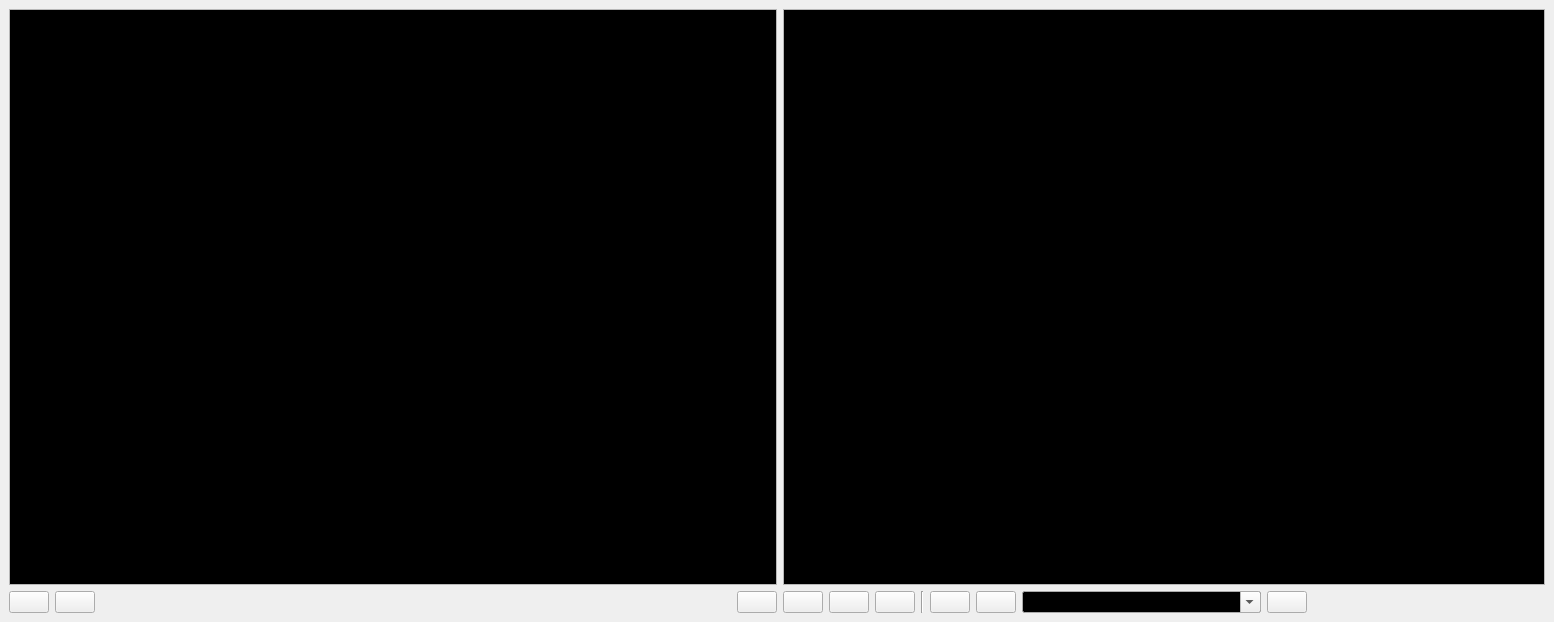
<?xml version="1.0" encoding="UTF-8"?>
<ui version="4.0">
 <class>MainWindow</class>
 <widget class="QMainWindow" name="MainWindow">
  <property name="geometry">
   <rect>
    <x>0</x>
    <y>0</y>
    <width>1554</width>
    <height>617</height>
   </rect>
  </property>
  <property name="palette">
   <palette>
    <active>
     <colorrole role="Text">
      <brush brushstyle="SolidPattern">
       <color alpha="255">
        <red>255</red>
        <green>255</green>
        <blue>255</blue>
       </color>
      </brush>
     </colorrole>
     <colorrole role="Base">
      <brush brushstyle="SolidPattern">
       <color alpha="255">
        <red>0</red>
        <green>0</green>
        <blue>0</blue>
       </color>
      </brush>
     </colorrole>
    </active>
    <inactive>
     <colorrole role="Text">
      <brush brushstyle="SolidPattern">
       <color alpha="255">
        <red>255</red>
        <green>255</green>
        <blue>255</blue>
       </color>
      </brush>
     </colorrole>
     <colorrole role="Base">
      <brush brushstyle="SolidPattern">
       <color alpha="255">
        <red>0</red>
        <green>0</green>
        <blue>0</blue>
       </color>
      </brush>
     </colorrole>
    </inactive>
    <disabled>
     <colorrole role="Text">
      <brush brushstyle="SolidPattern">
       <color alpha="255">
        <red>169</red>
        <green>167</green>
        <blue>167</blue>
       </color>
      </brush>
     </colorrole>
     <colorrole role="Base">
      <brush brushstyle="SolidPattern">
       <color alpha="255">
        <red>244</red>
        <green>244</green>
        <blue>244</blue>
       </color>
      </brush>
     </colorrole>
    </disabled>
   </palette>
  </property>
  <property name="windowTitle">
   <string>4.48 Texter</string>
  </property>
  <property name="windowIcon">
   <iconset resource="texter.qrc">
    <normaloff>:/texter/icon.png</normaloff>:/texter/icon.png</iconset>
  </property>
  <widget class="QWidget" name="centralwidget">
   <layout class="QHBoxLayout" name="horizontalLayout_3">
    <item>
     <layout class="QVBoxLayout" name="verticalLayout">
      <item>
       <widget class="KRichTextWidget" name="live_text">
        <property name="minimumSize">
         <size>
          <width>768</width>
          <height>576</height>
         </size>
        </property>
        <property name="maximumSize">
         <size>
          <width>768</width>
          <height>576</height>
         </size>
        </property>
        <property name="font">
         <font>
          <family>Monospace</family>
          <pointsize>22</pointsize>
         </font>
        </property>
        <property name="cursor" stdset="0">
         <cursorShape>BlankCursor</cursorShape>
        </property>
        <property name="toolTip">
         <string/>
        </property>
        <property name="statusTip">
         <string/>
        </property>
        <property name="whatsThis">
         <string/>
        </property>
        <property name="autoFillBackground">
         <bool>false</bool>
        </property>
        <property name="acceptRichText">
         <bool>true</bool>
        </property>
        <property name="textInteractionFlags">
         <set>Qt::LinksAccessibleByKeyboard|Qt::LinksAccessibleByMouse|Qt::TextBrowserInteraction|Qt::TextEditable|Qt::TextEditorInteraction|Qt::TextSelectableByKeyboard|Qt::TextSelectableByMouse</set>
        </property>
       </widget>
      </item>
      <item>
       <layout class="QHBoxLayout" name="horizontalLayout_2">
        <item>
         <widget class="KPushButton" name="clear_live_button">
          <property name="toolTip">
           <string>clear live text [F1]</string>
          </property>
          <property name="icon">
           <iconset theme="edit-clear">
            <normaloff/>
           </iconset>
          </property>
          <property name="shortcut">
           <string>F1</string>
          </property>
         </widget>
        </item>
        <item>
         <widget class="KPushButton" name="live_save_button">
          <property name="toolTip">
           <string>save live text [F2]</string>
          </property>
          <property name="icon">
           <iconset theme="document-save">
            <normaloff/>
           </iconset>
          </property>
         </widget>
        </item>
        <item>
         <spacer name="horizontalSpacer">
          <property name="orientation">
           <enum>Qt::Horizontal</enum>
          </property>
          <property name="sizeHint" stdset="0">
           <size>
            <width>40</width>
            <height>20</height>
           </size>
          </property>
         </spacer>
        </item>
        <item>
         <widget class="KPushButton" name="streaming_button">
          <property name="toolTip">
           <string>starts/stops live textfield streaming [F9]</string>
          </property>
          <property name="icon">
           <iconset theme="media-record"/>
          </property>
          <property name="checkable">
           <bool>true</bool>
          </property>
         </widget>
        </item>
       </layout>
      </item>
     </layout>
    </item>
    <item>
     <layout class="QVBoxLayout" name="verticalLayout_2">
      <item>
       <widget class="KRichTextWidget" name="preview_text">
        <property name="minimumSize">
         <size>
          <width>400</width>
          <height>576</height>
         </size>
        </property>
        <property name="maximumSize">
         <size>
          <width>768</width>
          <height>576</height>
         </size>
        </property>
        <property name="font">
         <font>
          <family>Monospace</family>
          <pointsize>22</pointsize>
         </font>
        </property>
        <property name="contextMenuPolicy">
         <enum>Qt::ActionsContextMenu</enum>
        </property>
        <property name="toolTip">
         <string>preview text</string>
        </property>
        <property name="autoFillBackground">
         <bool>false</bool>
        </property>
        <property name="frameShape">
         <enum>QFrame::StyledPanel</enum>
        </property>
        <property name="acceptRichText">
         <bool>true</bool>
        </property>
        <property name="textInteractionFlags">
         <set>Qt::LinksAccessibleByKeyboard|Qt::LinksAccessibleByMouse|Qt::TextBrowserInteraction|Qt::TextEditable|Qt::TextEditorInteraction|Qt::TextSelectableByKeyboard|Qt::TextSelectableByMouse</set>
        </property>
       </widget>
      </item>
      <item>
       <layout class="QHBoxLayout" name="horizontalLayout">
        <item>
         <widget class="KPushButton" name="clear_preview_button">
          <property name="toolTip">
           <string>clear preview text [F4]</string>
          </property>
          <property name="statusTip">
           <string/>
          </property>
          <property name="whatsThis">
           <string/>
          </property>
          <property name="icon">
           <iconset theme="edit-clear">
            <normaloff/>
           </iconset>
          </property>
          <property name="shortcut">
           <string>F2</string>
          </property>
         </widget>
        </item>
        <item>
         <widget class="KPushButton" name="preview_save_button">
          <property name="icon">
           <iconset theme="document-save">
            <normaloff/>
           </iconset>
          </property>
         </widget>
        </item>
        <item>
         <widget class="KPushButton" name="publish_button">
          <property name="cursor">
           <cursorShape>ArrowCursor</cursorShape>
          </property>
          <property name="toolTip">
           <string>go live with text [F5]</string>
          </property>
          <property name="icon">
           <iconset theme="media-playback-start">
            <normaloff/>
           </iconset>
          </property>
          <property name="shortcut">
           <string>F4</string>
          </property>
         </widget>
        </item>
        <item>
         <widget class="Line" name="line">
          <property name="orientation">
           <enum>Qt::Vertical</enum>
          </property>
         </widget>
        </item>
        <item>
         <widget class="KPushButton" name="previous_button">
          <property name="toolTip">
           <string>load previous text [F6]</string>
          </property>
          <property name="icon">
           <iconset theme="media-skip-backward">
            <normaloff/>
           </iconset>
          </property>
         </widget>
        </item>
        <item>
         <widget class="KPushButton" name="next_button">
          <property name="toolTip">
           <string>load next text [F7]</string>
          </property>
          <property name="icon">
           <iconset theme="media-skip-forward">
            <normaloff/>
           </iconset>
          </property>
         </widget>
        </item>
        <item>
         <widget class="KComboBox" name="text_combo">
          <property name="sizePolicy">
           <sizepolicy hsizetype="Expanding" vsizetype="Fixed">
            <horstretch>0</horstretch>
            <verstretch>0</verstretch>
           </sizepolicy>
          </property>
          <property name="editable">
           <bool>true</bool>
          </property>
         </widget>
        </item>
        <item>
         <widget class="KPushButton" name="text_open_button">
          <property name="toolTip">
           <string>edit sorting of saved texts [F10]</string>
          </property>
          <property name="icon">
           <iconset theme="document-open">
            <normaloff/>
           </iconset>
          </property>
         </widget>
        </item>
        <item>
         <spacer name="horizontalSpacer_2">
          <property name="orientation">
           <enum>Qt::Horizontal</enum>
          </property>
          <property name="sizeHint" stdset="0">
           <size>
            <width>40</width>
            <height>20</height>
           </size>
          </property>
         </spacer>
        </item>
       </layout>
      </item>
     </layout>
    </item>
   </layout>
  </widget>
 </widget>
 <customwidgets>
  <customwidget>
   <class>KRichTextEdit</class>
   <extends>KTextEdit</extends>
   <header>krichtextedit.h</header>
  </customwidget>
  <customwidget>
   <class>KComboBox</class>
   <extends>QComboBox</extends>
   <header>kcombobox.h</header>
  </customwidget>
  <customwidget>
   <class>KPushButton</class>
   <extends>QPushButton</extends>
   <header>kpushbutton.h</header>
  </customwidget>
  <customwidget>
   <class>KTextEdit</class>
   <extends>QTextEdit</extends>
   <header>ktextedit.h</header>
  </customwidget>
  <customwidget>
   <class>KRichTextWidget</class>
   <extends>KRichTextEdit</extends>
   <header>krichtextwidget.h</header>
  </customwidget>
 </customwidgets>
 <tabstops>
  <tabstop>live_text</tabstop>
  <tabstop>preview_text</tabstop>
  <tabstop>clear_preview_button</tabstop>
  <tabstop>clear_live_button</tabstop>
 </tabstops>
 <resources>
  <include location="texter.qrc"/>
 </resources>
 <connections/>
</ui>
